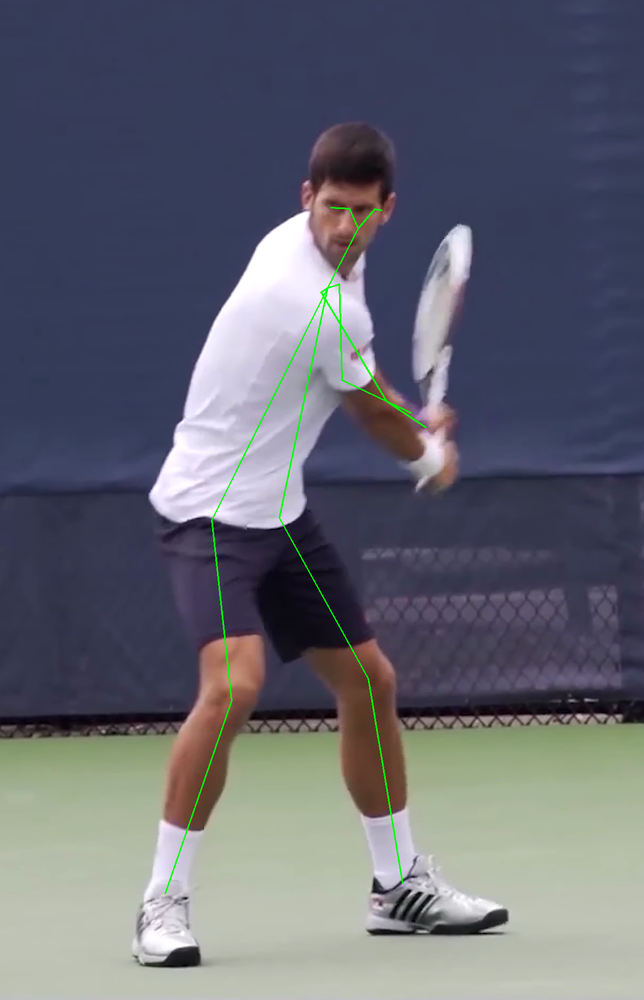
#> input picture assets/skeletons/backhand-0.png, 644 x 1000 px, shrunk from 1202 x 1866 before the run
$ python grid.py ../assets/skeletons/backhand-0.png
#> lines starting #> are read from the running program, lines starting #| are printed output that depends on the picture; after the words box and inside, x2 and y2 are one past the last pixel; in counts of white or black regions, pixels touching at a corner belong together
#!/usr/bin/env python3
import argparse
import cv2
import numpy as np
from collections import Counter


def get_cell_color(cell, method="average"):
    # Reshape to a list of pixels
    pixels = cell.reshape(-1, 3)

    if method == "most_common":
        # Convert to tuple for hashing and get the most common color
        pixel_tuples = [tuple(p) for p in pixels]
        color = Counter(pixel_tuples).most_common(1)
        return (
            np.array(color[0][0], dtype=np.uint8)
            if color
            else np.array([0, 0, 0], dtype=np.uint8)
        )
    elif method == "average":
        # Compute the average color
        avg_color = np.mean(pixels, axis=0)
        return avg_color.astype(np.uint8)
    else:
        raise ValueError("Unknown method. Use 'most_common' or 'average'")


def generate_grid_image(image, horizontal_lines, vertical_lines):
    width = len(vertical_lines) - 1
    height = len(horizontal_lines) - 1
    result_img = np.zeros((height, width, 3), dtype=np.uint8)

    for row in range(height):
        for col in range(width):
            cell = image[
                horizontal_lines[row] + 1 : horizontal_lines[row + 1],
                vertical_lines[col] + 1 : vertical_lines[col + 1],
            ]
            color = get_cell_color(cell)
            result_img[row, col] = color

    return result_img


def compare_rows(image, row1, row2, method="euclidean"):
    """
    Compare two horizontal lines (rows) in an image and compute per-column differences.

    Args:
        image: Input image as a NumPy array (H, W, 3).
        row1, row2: Row indices to compare.
        method: 'euclidean', 'squared', or 'abs'

    Returns:
        A 1D array of differences for each column.
    """
    if row1 < 0 or row2 < 0 or row1 >= image.shape[0] or row2 >= image.shape[0]:
        raise ValueError("Row indices are out of bounds.")

    line1 = image[row1 : row1 + 1, :, :].astype(np.float32)  # Shape: (1, W, 3)
    line2 = image[row2 : row2 + 1, :, :].astype(np.float32)

    if method == "euclidean":
        diff = np.linalg.norm(line1 - line2, axis=2).flatten()
    elif method == "squared":
        diff = np.sum((line1 - line2) ** 2, axis=2).flatten()
    elif method == "abs":
        diff = np.mean(np.abs(line1 - line2), axis=2).flatten()
    else:
        raise ValueError("Unknown method. Use 'euclidean', 'squared', or 'abs'.")

    return np.mean(diff)


def compare_columns(image, col1, col2, method="euclidean"):
    """
    Compare two vertical lines (columns) in an image and compute per-row differences.

    Args:
        image: Input image as a NumPy array (H, W, 3).
        col1, col2: Column indices to compare.
        method: 'euclidean', 'squared', or 'abs'

    Returns:
        A 1D array of differences for each row.
    """
    if col1 < 0 or col2 < 0 or col1 >= image.shape[1] or col2 >= image.shape[1]:
        raise ValueError("Column indices are out of bounds.")

    line1 = image[:, col1 : col1 + 1, :].astype(np.float32)  # Shape: (H, 1, 3)
    line2 = image[:, col2 : col2 + 1, :].astype(np.float32)

    if method == "euclidean":
        diff = np.linalg.norm(line1 - line2, axis=2).flatten()
    elif method == "squared":
        diff = np.sum((line1 - line2) ** 2, axis=2).flatten()
    elif method == "abs":
        diff = np.mean(np.abs(line1 - line2), axis=2).flatten()
    else:
        raise ValueError("Unknown method. Use 'euclidean', 'squared', or 'abs'.")

    return np.mean(diff)


def compare_neightbour_rows(image, row, method="euclidean"):
    return compare_rows(image, row, row - 1, method) + compare_rows(
        image, row, row + 1, method
    )


def compare_neightbour_columns(image, col, method="euclidean"):
    return compare_columns(image, col, col - 1, method) + compare_columns(
        image, col, col + 1, method
    )


def compute_variance_diff(img, vertical: bool, min_spacing, max_spacing):
    height, width = img.shape[:2]
    lines = []
    max_pos = width if vertical else height

    pos = -min_spacing + 1
    while pos < max_pos - min_spacing:
        min_range = pos + min_spacing
        max_range = min(min_range + max_spacing + 1, max_pos - 2)
        if max_range - min_range >= min_spacing:
            test_range = range(min_range, max_range)
            variances = []
            if vertical:
                variances = [compare_neightbour_columns(img, p) for p in test_range]
            else:
                variances = [compare_neightbour_rows(img, p) for p in test_range]

            # Find the index with the maximum variance
            max_index = np.argmax(variances)
            pos = test_range[max_index]
            print(f"Found line at {pos} with variance {variances[max_index]}")
            lines.append(pos)
        else:
            break

    return lines


def draw_adaptive_grid(image, v_lines, h_lines):
    output = image.copy()
    for x in v_lines:
        cv2.line(output, (x, 0), (x, image.shape[0]), (0, 255, 0), 1)
    for y in h_lines:
        cv2.line(output, (0, y), (image.shape[1], y), (0, 255, 0), 1)
    return output


def main():
    parser = argparse.ArgumentParser(
        description="Adaptive grid based on color variance."
    )
    parser.add_argument("image_path", help="Path to image file")
    parser.add_argument(
        "--min_spacing", type=int, default=11, help="Minimum spacing between grid lines"
    )
    parser.add_argument(
        "--max_spacing",
        type=int,
        default=20,
        help="Maximum spacing between grid lines",
    )
    parser.add_argument(
        "--output", default="adaptive_grid.png", help="Path to save output image"
    )
    args = parser.parse_args()

    image = cv2.imread(args.image_path)
#> image is the input picture: shape (1000, 644, 3); mean B, G, R 112.8, 101.9, 99.3
    if image is None:
        print("Error: Cannot load image.")
        return

    print("🔍 Scanning for vertical lines...")
    v_lines = compute_variance_diff(image, True, args.min_spacing, args.max_spacing)
#> the loop in compute_variance_diff, `while pos < max_pos - min_spacing:` made 31 passes
#> (min_range, max_range, max_index, pos) on passes 2 to 9: (26, 47, 6, 32), (43, 64, 7, 50), (61, 82, 6, 67), (78, 99, 5, 83), (94, 115, 7, 101), (112, 133, 20, 132), (143, 164, 9, 152), (163, 184, 10, 173)
#> (printed output is left out)
#> after the loop in compute_variance_diff, `while pos < max_pos - min_spacing:`: lines = 31 values from 15 to 641
#> v_lines = 31 values from 15 to 641
    print(f"Found {len(v_lines)} vertical lines.")
#| Found 31 vertical lines.

    print("🔍 Scanning for horizontal lines...")
    h_lines = compute_variance_diff(image, False, args.min_spacing, args.max_spacing)
#> the loop in compute_variance_diff (call 2), `while pos < max_pos - min_spacing:` made 52 passes
#> (min_range, max_range, max_index, pos) on passes 2 to 9: (14, 35, 6, 20), (31, 52, 6, 37), (48, 69, 6, 54), (65, 86, 7, 72), (83, 104, 6, 89), (100, 121, 5, 105), (116, 137, 7, 123), (134, 155, 6, 140)
#> (printed output is left out)
#> h_lines = 52 values from 3 to 997
    print(f"Found {len(h_lines)} horizontal lines.")
#| Found 52 horizontal lines.

    result = draw_adaptive_grid(image, v_lines, h_lines)
#> the loop in draw_adaptive_grid, `for x in v_lines:` made 31 passes
#> x on passes 1 to 8: 15, 32, 50, 67, 83, 101, 132, 152
#> after the loop in draw_adaptive_grid, `for x in v_lines:`:
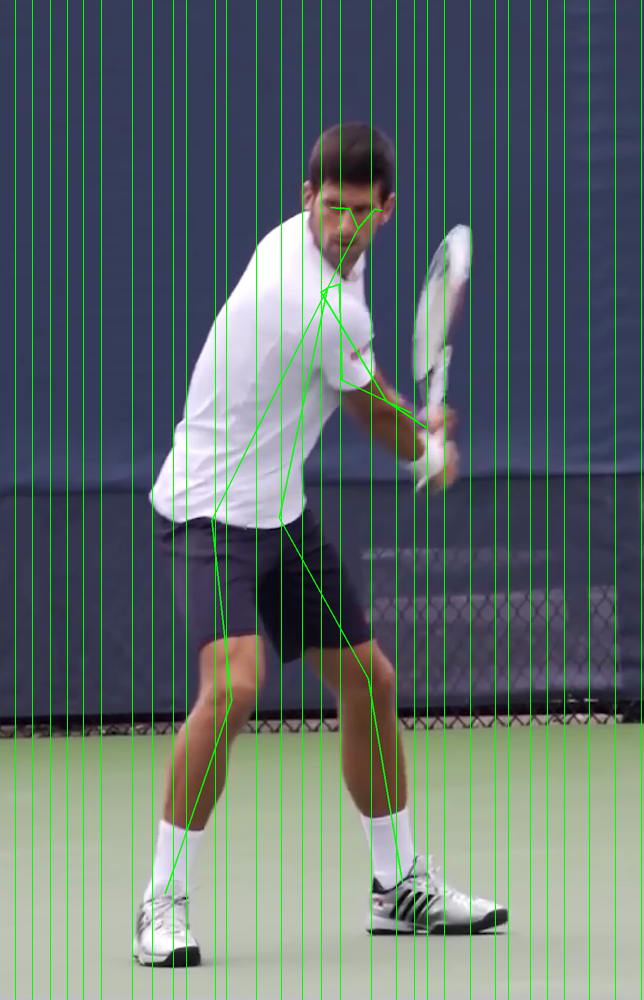
#> output: shape (1000, 644, 3); 4.81% of pixels changed, all inside (x1, y1, x2, y2) = (15, 0, 642, 1000)
#> the loop in draw_adaptive_grid, `for y in h_lines:` made 52 passes
#> y on passes 1 to 8: 3, 20, 37, 54, 72, 89, 105, 123
#> after the loop in draw_adaptive_grid, `for y in h_lines:`:
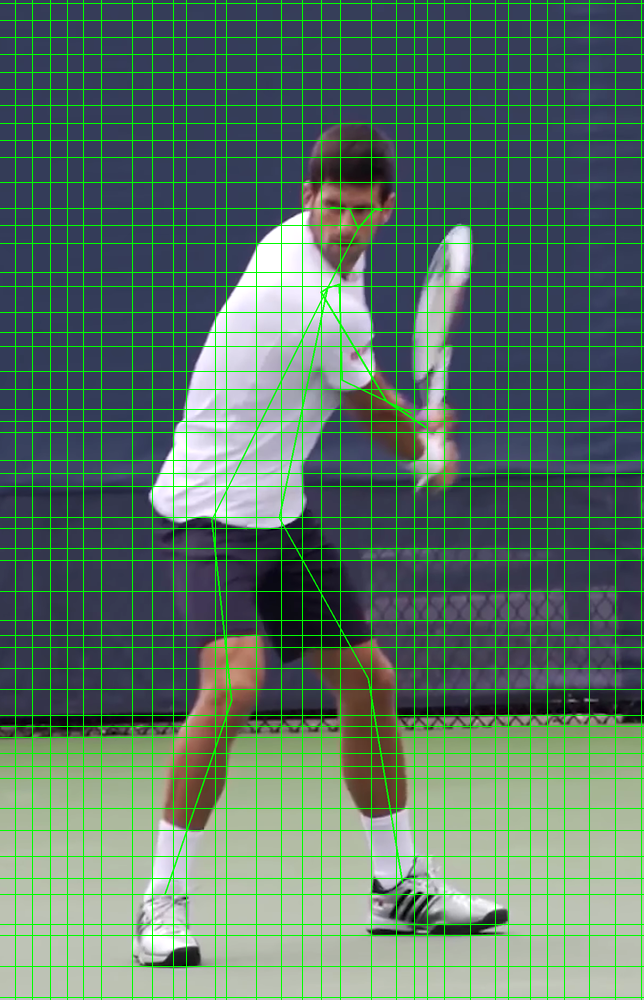
#> output: shape (1000, 644, 3); 4.94% of pixels changed, all inside (x1, y1, x2, y2) = (0, 3, 644, 998)
    cv2.imwrite(args.output, result)
    print(f"✅ Adaptive grid saved to {args.output}")

    cv2.imshow("Adaptive Grid", result)

    result = generate_grid_image(image, h_lines, v_lines)
#> in generate_grid_image, `width = len(vertical_lines) - 1`: width = 30
#> in generate_grid_image, `height = len(horizontal_lines) - 1`: height = 51
#> after the loop in generate_grid_image, `for row in range(height):`:
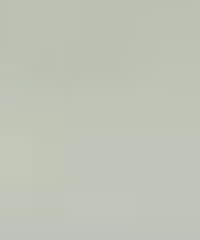
#> cell: shape (30, 25, 3) (shown 8 times larger); mean B, G, R 182.7, 195.3, 190.9
#> after the loop in generate_grid_image, `for row in range(height):`:
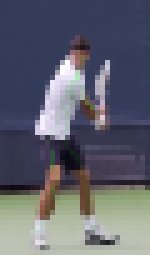
#> result_img: shape (51, 30, 3) (shown 5 times larger); mean B, G, R 109.7, 98.4, 95.8
    cv2.imwrite(args.output, result)
    print(f"✅ Saved grid image to {args.output}")

    cv2.waitKey(0)
    cv2.destroyAllWindows()


if __name__ == "__main__":
    main()

$ run again, on assets/skeletons/backhand-2.png
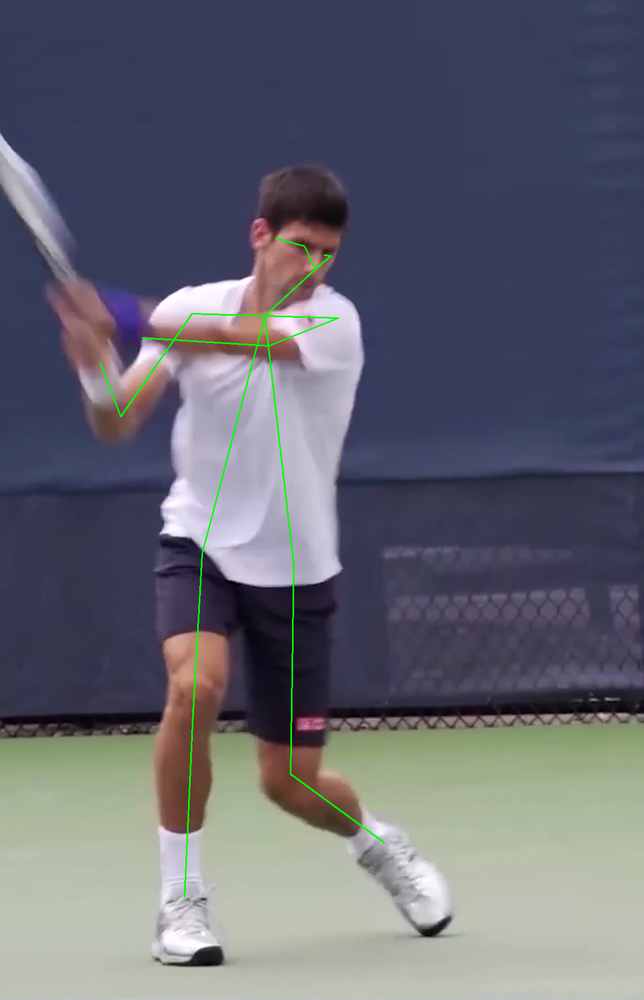
#> input picture assets/skeletons/backhand-2.png, 644 x 1000 px, shrunk from 1202 x 1866 before the run
#> in main, image is the input picture: shape (1000, 644, 3); mean B, G, R 113.1, 102.1, 100.1
#> the loop in compute_variance_diff, `while pos < max_pos - min_spacing:` made 30 passes
#> (min_range, max_range, max_index, pos) on passes 2 to 9: (27, 48, 14, 41), (52, 73, 6, 58), (69, 90, 14, 83), (94, 115, 16, 110), (121, 142, 19, 140), (151, 172, 11, 162), (173, 194, 13, 186), (197, 218, 0, 197)
#> (printed output is left out)
#> after the loop in compute_variance_diff, `while pos < max_pos - min_spacing:`: lines = 30 values from 16 to 638
#| Found 30 vertical lines.
#> the loop in compute_variance_diff (call 2), `while pos < max_pos - min_spacing:` made 48 passes
#> (min_range, max_range, max_index, pos) on passes 2 to 9: (24, 45, 13, 37), (48, 69, 6, 54), (65, 86, 7, 72), (83, 104, 5, 88), (99, 120, 20, 119), (130, 151, 10, 140), (151, 172, 15, 166), (177, 198, 15, 192)
#> (printed output is left out)
#> h_lines = 48 values from 13 to 997
#| Found 48 horizontal lines.
#> the loop in draw_adaptive_grid, `for x in v_lines:` made 30 passes
#> x on passes 1 to 8: 16, 41, 58, 83, 110, 140, 162, 186
#> the loop in draw_adaptive_grid, `for y in h_lines:` made 48 passes
#> y on passes 1 to 8: 13, 37, 54, 72, 88, 119, 140, 166
#> after the loop in draw_adaptive_grid, `for y in h_lines:`:
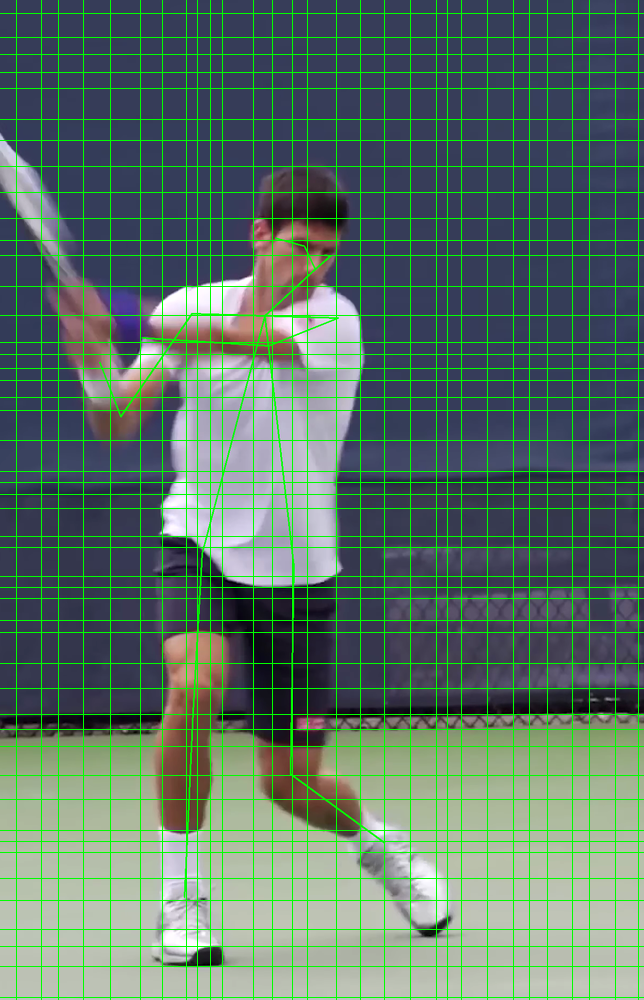
#> output: shape (1000, 644, 3); mean B, G, R 102.7, 116.2, 90.9
#> in generate_grid_image, `width = len(vertical_lines) - 1`: width = 29
#> in generate_grid_image, `height = len(horizontal_lines) - 1`: height = 47
#> after the loop in generate_grid_image, `for row in range(height):`:
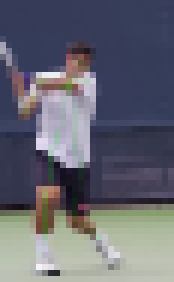
#> result_img: shape (47, 29, 3) (shown 6 times larger); mean B, G, R 112.7, 101.6, 100.2

$ run again, on assets/skeletons/backhand-3.png
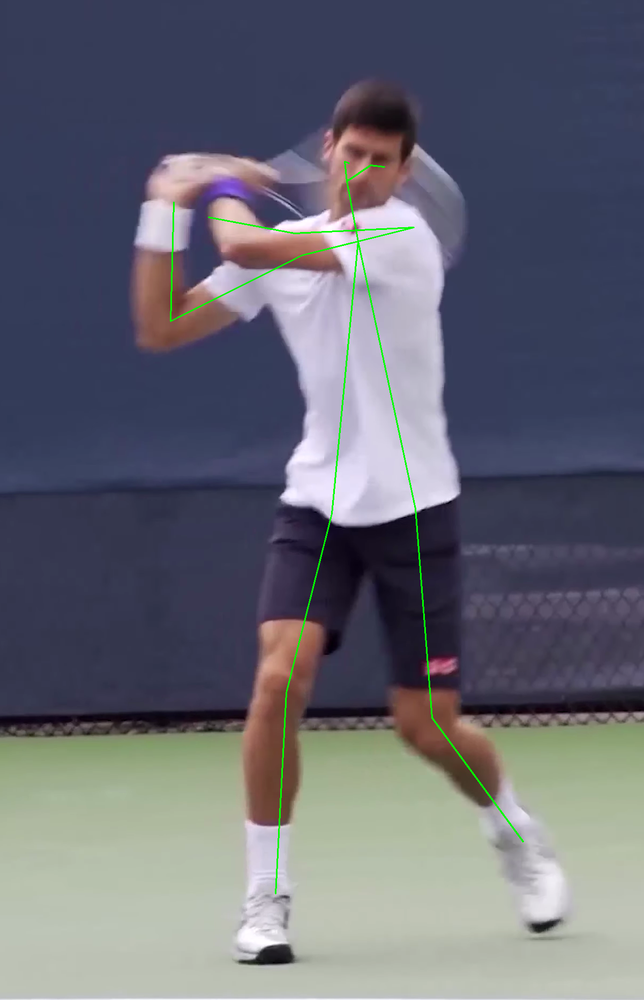
#> input picture assets/skeletons/backhand-3.png, 644 x 1000 px, shrunk from 1202 x 1866 before the run
#> in main, image is the input picture: shape (1000, 644, 3); mean B, G, R 115.4, 104.6, 103.1
#> the loop in compute_variance_diff, `while pos < max_pos - min_spacing:` made 31 passes
#> (min_range, max_range, max_index, pos) on passes 2 to 9: (26, 47, 15, 41), (52, 73, 14, 66), (77, 98, 6, 83), (94, 115, 7, 101), (112, 133, 20, 132), (143, 164, 1, 144), (155, 176, 17, 172), (183, 204, 6, 189)
#> (printed output is left out)
#> after the loop in compute_variance_diff, `while pos < max_pos - min_spacing:`: lines = 31 values from 15 to 633
#| Found 31 vertical lines.
#> the loop in compute_variance_diff (call 2), `while pos < max_pos - min_spacing:` made 46 passes
#> (min_range, max_range, max_index, pos) on passes 2 to 9: (31, 52, 6, 37), (48, 69, 6, 54), (65, 86, 15, 80), (91, 112, 14, 105), (116, 137, 16, 132), (143, 164, 11, 154), (165, 186, 1, 166), (177, 198, 6, 183)
#> (printed output is left out)
#> h_lines = 46 values from 20 to 995
#| Found 46 horizontal lines.
#> the loop in draw_adaptive_grid, `for x in v_lines:` made 31 passes
#> x on passes 1 to 8: 15, 41, 66, 83, 101, 132, 144, 172
#> the loop in draw_adaptive_grid, `for y in h_lines:` made 46 passes
#> y on passes 1 to 8: 20, 37, 54, 80, 105, 132, 154, 166
#> after the loop in draw_adaptive_grid, `for y in h_lines:`:
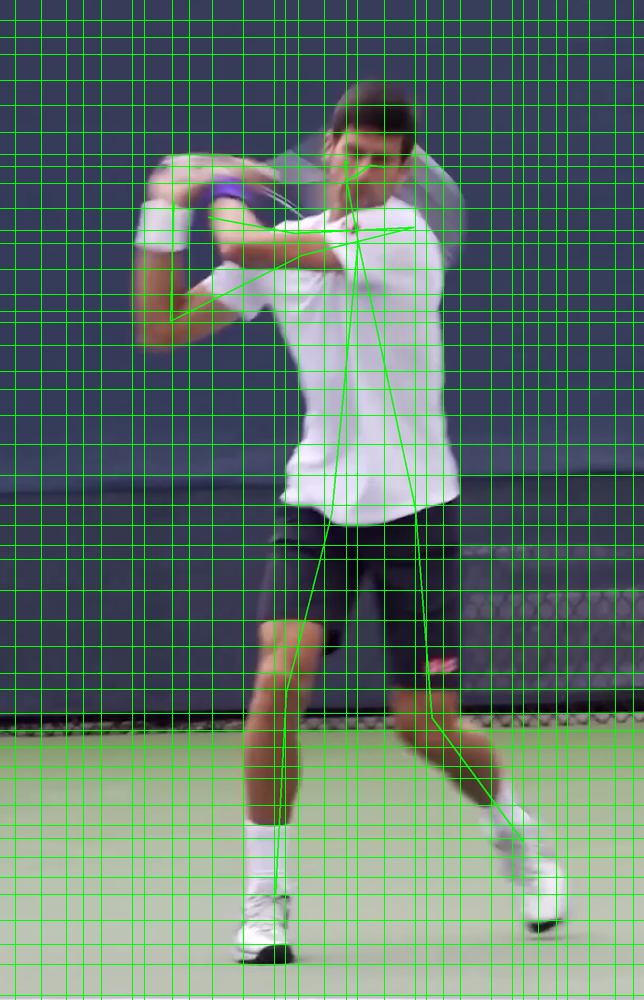
#> output: shape (1000, 644, 3); mean B, G, R 104.8, 118.4, 93.5
#> in generate_grid_image, `width = len(vertical_lines) - 1`: width = 30
#> in generate_grid_image, `height = len(horizontal_lines) - 1`: height = 45
#> after the loop in generate_grid_image, `for row in range(height):`:
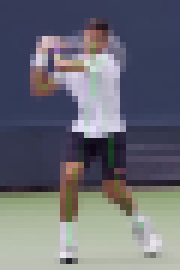
#> result_img: shape (45, 30, 3) (shown 6 times larger); mean B, G, R 115.9, 106.9, 105.6
